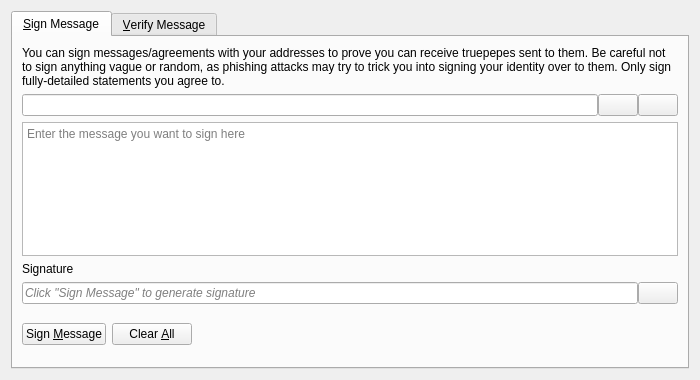
<?xml version="1.0" encoding="UTF-8"?>
<ui version="4.0">
 <class>SignVerifyMessageDialog</class>
 <widget class="QDialog" name="SignVerifyMessageDialog">
  <property name="geometry">
   <rect>
    <x>0</x>
    <y>0</y>
    <width>700</width>
    <height>380</height>
   </rect>
  </property>
  <property name="windowTitle">
   <string>Signatures - Sign / Verify a Message</string>
  </property>
  <property name="modal">
   <bool>true</bool>
  </property>
  <layout class="QVBoxLayout" name="verticalLayout">
   <item>
    <widget class="QTabWidget" name="tabWidget">
     <property name="currentIndex">
      <number>0</number>
     </property>
     <widget class="QWidget" name="tabSignMessage">
      <attribute name="title">
       <string>&amp;Sign Message</string>
      </attribute>
      <layout class="QVBoxLayout" name="verticalLayout_SM">
       <item>
        <widget class="QLabel" name="infoLabel_SM">
         <property name="text">
          <string>You can sign messages/agreements with your addresses to prove you can receive truepepes sent to them. Be careful not to sign anything vague or random, as phishing attacks may try to trick you into signing your identity over to them. Only sign fully-detailed statements you agree to.</string>
         </property>
         <property name="textFormat">
          <enum>Qt::PlainText</enum>
         </property>
         <property name="wordWrap">
          <bool>true</bool>
         </property>
        </widget>
       </item>
       <item>
        <layout class="QHBoxLayout" name="horizontalLayout_1_SM">
         <property name="spacing">
          <number>0</number>
         </property>
         <item>
          <widget class="QValidatedLineEdit" name="addressIn_SM">
           <property name="toolTip">
            <string>The TruePepe address to sign the message with</string>
           </property>
          </widget>
         </item>
         <item>
          <widget class="QPushButton" name="addressBookButton_SM">
           <property name="toolTip">
            <string>Choose previously used address</string>
           </property>
           <property name="text">
            <string/>
           </property>
           <property name="icon">
            <iconset resource="../bitcoin.qrc">
             <normaloff>:/icons/address-book</normaloff>:/icons/address-book</iconset>
           </property>
           <property name="shortcut">
            <string>Alt+A</string>
           </property>
           <property name="autoDefault">
            <bool>false</bool>
           </property>
          </widget>
         </item>
         <item>
          <widget class="QPushButton" name="pasteButton_SM">
           <property name="toolTip">
            <string>Paste address from clipboard</string>
           </property>
           <property name="text">
            <string/>
           </property>
           <property name="icon">
            <iconset resource="../bitcoin.qrc">
             <normaloff>:/icons/editpaste</normaloff>:/icons/editpaste</iconset>
           </property>
           <property name="shortcut">
            <string>Alt+P</string>
           </property>
           <property name="autoDefault">
            <bool>false</bool>
           </property>
          </widget>
         </item>
        </layout>
       </item>
       <item>
        <widget class="QPlainTextEdit" name="messageIn_SM">
         <property name="toolTip">
          <string>Enter the message you want to sign here</string>
         </property>
         <property name="placeholderText">
          <string>Enter the message you want to sign here</string>
         </property>
        </widget>
       </item>
       <item>
        <widget class="QLabel" name="signatureLabel_SM">
         <property name="text">
          <string>Signature</string>
         </property>
         <property name="textFormat">
          <enum>Qt::PlainText</enum>
         </property>
        </widget>
       </item>
       <item>
        <layout class="QHBoxLayout" name="horizontalLayout_2_SM">
         <property name="spacing">
          <number>0</number>
         </property>
         <item>
          <widget class="QLineEdit" name="signatureOut_SM">
           <property name="placeholderText">
            <string>Click "Sign Message" to generate signature</string>
           </property>
           <property name="font">
            <font>
             <italic>true</italic>
            </font>
           </property>
           <property name="readOnly">
            <bool>true</bool>
           </property>
          </widget>
         </item>
         <item>
          <widget class="QPushButton" name="copySignatureButton_SM">
           <property name="toolTip">
            <string>Copy the current signature to the system clipboard</string>
           </property>
           <property name="text">
            <string/>
           </property>
           <property name="icon">
            <iconset resource="../bitcoin.qrc">
             <normaloff>:/icons/editcopy</normaloff>:/icons/editcopy</iconset>
           </property>
           <property name="autoDefault">
            <bool>false</bool>
           </property>
          </widget>
         </item>
        </layout>
       </item>
       <item>
        <layout class="QHBoxLayout" name="horizontalLayout_3_SM">
         <item>
          <widget class="QPushButton" name="signMessageButton_SM">
           <property name="toolTip">
            <string>Sign the message to prove you own this TruePepe address</string>
           </property>
           <property name="text">
            <string>Sign &amp;Message</string>
           </property>
           <property name="icon">
            <iconset resource="../bitcoin.qrc">
             <normaloff>:/icons/edit</normaloff>:/icons/edit</iconset>
           </property>
           <property name="autoDefault">
            <bool>false</bool>
           </property>
          </widget>
         </item>
         <item>
          <widget class="QPushButton" name="clearButton_SM">
           <property name="toolTip">
            <string>Reset all sign message fields</string>
           </property>
           <property name="text">
            <string>Clear &amp;All</string>
           </property>
           <property name="icon">
            <iconset resource="../bitcoin.qrc">
             <normaloff>:/icons/remove</normaloff>:/icons/remove</iconset>
           </property>
           <property name="autoDefault">
            <bool>false</bool>
           </property>
          </widget>
         </item>
         <item>
          <spacer name="horizontalSpacer_1_SM">
           <property name="orientation">
            <enum>Qt::Horizontal</enum>
           </property>
           <property name="sizeHint" stdset="0">
            <size>
             <width>40</width>
             <height>48</height>
            </size>
           </property>
          </spacer>
         </item>
         <item>
          <widget class="QLabel" name="statusLabel_SM">
           <property name="font">
            <font>
             <weight>75</weight>
             <bold>true</bold>
            </font>
           </property>
           <property name="text">
            <string/>
           </property>
           <property name="wordWrap">
            <bool>true</bool>
           </property>
          </widget>
         </item>
         <item>
          <spacer name="horizontalSpacer_2_SM">
           <property name="orientation">
            <enum>Qt::Horizontal</enum>
           </property>
           <property name="sizeHint" stdset="0">
            <size>
             <width>40</width>
             <height>48</height>
            </size>
           </property>
          </spacer>
         </item>
        </layout>
       </item>
      </layout>
     </widget>
     <widget class="QWidget" name="tabVerifyMessage">
      <attribute name="title">
       <string>&amp;Verify Message</string>
      </attribute>
      <layout class="QVBoxLayout" name="verticalLayout_VM">
       <item>
        <widget class="QLabel" name="infoLabel_VM">
         <property name="text">
          <string>Enter the receiver's address, message (ensure you copy line breaks, spaces, tabs, etc. exactly) and signature below to verify the message. Be careful not to read more into the signature than what is in the signed message itself, to avoid being tricked by a man-in-the-middle attack. Note that this only proves the signing party receives with the address, it cannot prove sendership of any transaction!</string>
         </property>
         <property name="textFormat">
          <enum>Qt::PlainText</enum>
         </property>
         <property name="alignment">
          <set>Qt::AlignLeading|Qt::AlignLeft|Qt::AlignTop</set>
         </property>
         <property name="wordWrap">
          <bool>true</bool>
         </property>
        </widget>
       </item>
       <item>
        <layout class="QHBoxLayout" name="horizontalLayout_1_VM">
         <property name="spacing">
          <number>0</number>
         </property>
         <item>
          <widget class="QValidatedLineEdit" name="addressIn_VM">
           <property name="toolTip">
            <string>The TruePepe address the message was signed with</string>
           </property>
          </widget>
         </item>
         <item>
          <widget class="QPushButton" name="addressBookButton_VM">
           <property name="toolTip">
            <string>Choose previously used address</string>
           </property>
           <property name="text">
            <string/>
           </property>
           <property name="icon">
            <iconset resource="../bitcoin.qrc">
             <normaloff>:/icons/address-book</normaloff>:/icons/address-book</iconset>
           </property>
           <property name="shortcut">
            <string>Alt+A</string>
           </property>
           <property name="autoDefault">
            <bool>false</bool>
           </property>
          </widget>
         </item>
        </layout>
       </item>
       <item>
        <widget class="QPlainTextEdit" name="messageIn_VM">
          <property name="toolTip">
            <string>The signed message to verify</string>
          </property>
          <property name="placeholderText">
            <string>The signed message to verify</string>
          </property>
        </widget>
       </item>
       <item>
        <widget class="QValidatedLineEdit" name="signatureIn_VM">
          <property name="toolTip">
            <string>The signature given when the message was signed</string>
          </property>
          <property name="placeholderText">
            <string>The signature given when the message was signed</string>
          </property>
        </widget>
       </item>
       <item>
        <layout class="QHBoxLayout" name="horizontalLayout_2_VM">
         <item>
          <widget class="QPushButton" name="verifyMessageButton_VM">
           <property name="toolTip">
            <string>Verify the message to ensure it was signed with the specified TruePepe address</string>
           </property>
           <property name="text">
            <string>Verify &amp;Message</string>
           </property>
           <property name="icon">
            <iconset resource="../bitcoin.qrc">
             <normaloff>:/icons/transaction_0</normaloff>:/icons/transaction_0</iconset>
           </property>
           <property name="autoDefault">
            <bool>false</bool>
           </property>
          </widget>
         </item>
         <item>
          <widget class="QPushButton" name="clearButton_VM">
           <property name="toolTip">
            <string>Reset all verify message fields</string>
           </property>
           <property name="text">
            <string>Clear &amp;All</string>
           </property>
           <property name="icon">
            <iconset resource="../bitcoin.qrc">
             <normaloff>:/icons/remove</normaloff>:/icons/remove</iconset>
           </property>
           <property name="autoDefault">
            <bool>false</bool>
           </property>
          </widget>
         </item>
         <item>
          <spacer name="horizontalSpacer_1_VM">
           <property name="orientation">
            <enum>Qt::Horizontal</enum>
           </property>
           <property name="sizeHint" stdset="0">
            <size>
             <width>40</width>
             <height>48</height>
            </size>
           </property>
          </spacer>
         </item>
         <item>
          <widget class="QLabel" name="statusLabel_VM">
           <property name="font">
            <font>
             <weight>75</weight>
             <bold>true</bold>
            </font>
           </property>
           <property name="text">
            <string/>
           </property>
           <property name="wordWrap">
            <bool>true</bool>
           </property>
          </widget>
         </item>
         <item>
          <spacer name="horizontalSpacer_2_VM">
           <property name="orientation">
            <enum>Qt::Horizontal</enum>
           </property>
           <property name="sizeHint" stdset="0">
            <size>
             <width>40</width>
             <height>48</height>
            </size>
           </property>
          </spacer>
         </item>
        </layout>
       </item>
      </layout>
     </widget>
    </widget>
   </item>
  </layout>
 </widget>
 <customwidgets>
  <customwidget>
   <class>QValidatedLineEdit</class>
   <extends>QLineEdit</extends>
   <header>qt/qvalidatedlineedit.h</header>
  </customwidget>
 </customwidgets>
 <resources>
  <include location="../bitcoin.qrc"/>
 </resources>
 <connections/>
</ui>
